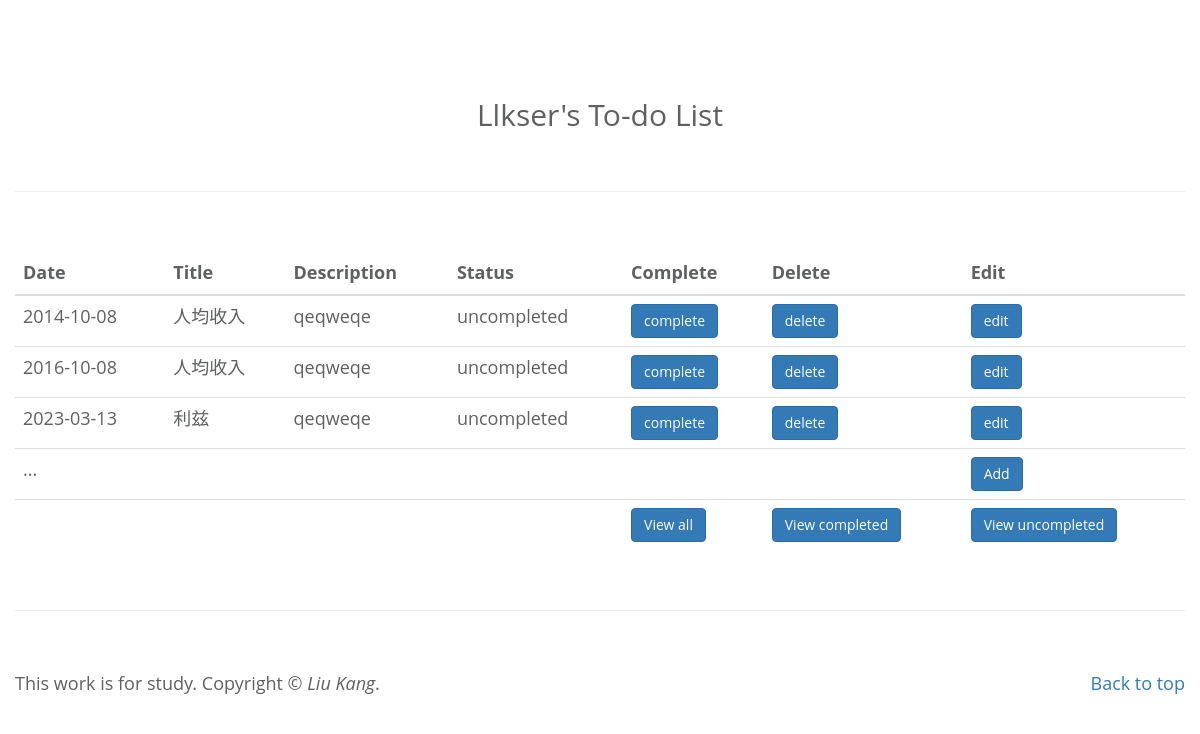
The app's page /viewUncompleted with its own data.
### app/models.py (models this page shows)
class Events(db.Model):
    eventID=db.Column(db.Integer, primary_key=True)
    date=db.Column(db.Date)
    title=db.Column(db.String(250))
    description=db.Column(db.String(250))
    isCompleted=db.Column(db.Boolean, default=False)

### app/views.py (the view)
@app.route('/viewUncompleted', methods=['GET'])
def viewUncompleted():
    EventsTable=Events.query.order_by('date').all()
    return render_template('view_uncompleted.html',
                            EventsTable=EventsTable,
                            )

### app/templates/view_uncompleted.html
{% extends "base.html" %}
{% block content %}
<table class="table">
    <thead>
        <tr>
            <th>Date</th>
            <th>Title</th>
            <th>Description</th>
            <th>Status</th>
            <th>Complete</th>
            <th>Delete</th>
            <th>Edit</th>
        </tr>
    </thead>
    <tbody>
        {% for Event in EventsTable %}
        {% if not Event.isCompleted %}
        <tr>
            <td>{{Event.date}}</td>
            <td>{{Event.title}}</td>
            <td>{{Event.description}}</td>
            {% if Event.isCompleted %}
                <td>completed</td>
                <td><a href="/change_event_status/{{Event.eventID}}"><button type="button" class="btn btn-primary">uncomplete</button></a></td>
            {% else %}
                <td>uncompleted</td>
                <td><a href="/change_event_status/{{Event.eventID}}"><button type="button" class="btn btn-primary">complete</button></a></td>
            {% endif %}
            <td><a href="/delete_event/{{Event.eventID}}"><button type="button" class="btn btn-primary">delete</button></a></td>
            <td><a href="/edit_event/{{Event.eventID}}"><button type="button" class="btn btn-primary">edit</button></a></td>
        </tr>
        {% endif %}
        {% endfor %}
        <tr>
            <td>...</td>
            <td></td>
            <td></td>
            <td></td>
            <td></td>
            <td></td>
            <td><a href="/add_event"><button type="button" class="btn btn-primary">Add</button></a></td>
        </tr>
        <tr>
            <td></td>
            <td></td>
            <td></td>
            <td></td>
            <td><a href="/"><button type="button" class="btn btn-primary">View all</button></a></td>
            <td><a href="/viewCompleted"><button type="button" class="btn btn-primary">View completed</button></a></td>
            <td><a href="/viewUncompleted"><button type="button" class="btn btn-primary">View uncompleted</button></a></td>
        </tr>
    </tbody>
</table>
{% endblock %}

### app/static/myStyle.css (style rules this page uses)
html { scroll-behavior: smooth; }
body { font-family: "Open Sans", Arial, Helvetica, sans-serif; font-size: 18px; font-weight: 400; overflow-x: hidden; padding-top: 78px; color: #5f6061; }
.table { font-size: 18px; }

### records on screen
Events: date "2014-10-08", title "人均收入", description "qeqweqe"
Events: date "2016-10-08", title "人均收入", description "qeqweqe"
Events: date "2023-03-13", title "利兹", description "qeqweqe"
